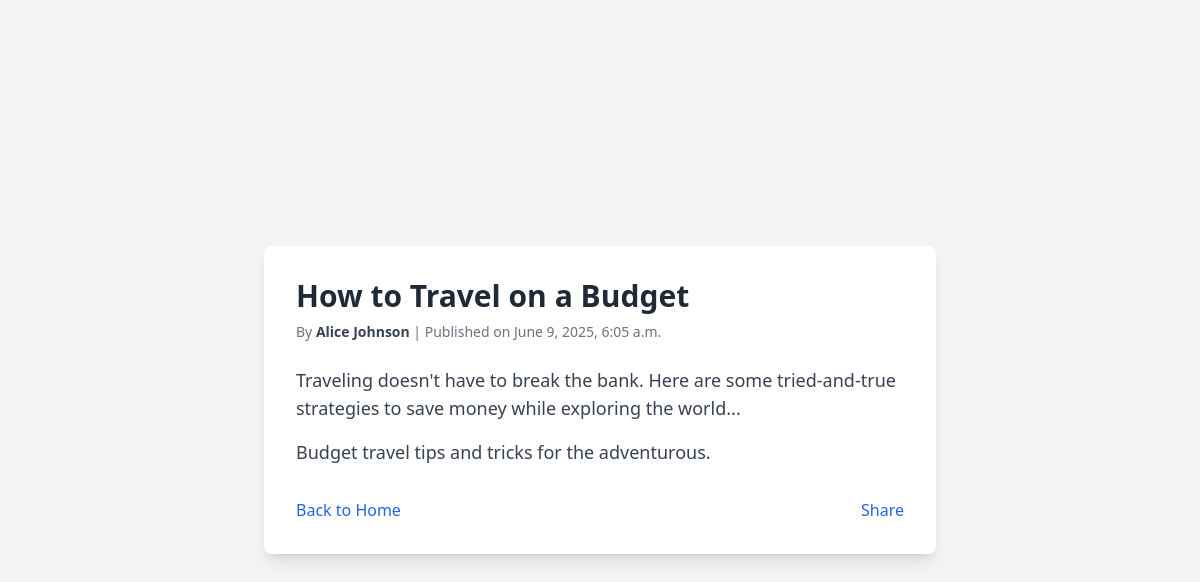
The app's page /blog/4/ with its own data.
### blog/models.py (models this page shows, shortened)
class Post(models.Model):
    title = models.CharField(max_length = 200)
    content = models.TextField()
    date = models.DateTimeField(auto_now_add=True)
    author = models.CharField(max_length=100)
    description = models.TextField()
    tags = models.CharField(max_length=200)
    isActive = models.BooleanField(default=True)
    image = models.OneToOneField(Image, on_delete=models.CASCADE, null=True, blank=True)
    Category = models.ForeignKey(Category, on_delete=models.CASCADE, null=True, blank=True)
    Viewers = models.ManyToManyField(Viewers, blank=True , null=True)

### blog/views.py (the view)
# urls.py: path("<int:pk>/",post_detail, name='post_detail'),
def post_detail(request, pk):
    post = Post.objects.get(pk=pk)
    return render(request, "post_detail.html",context={"post": post})

### blog/templates/post_detail.html (shortened to what this page needs)
<!DOCTYPE html>
<html lang="en">
<head>
    <script src="https://cdn.tailwindcss.com"></script>
</head>
<body class="bg-gray-100 min-h-screen flex items-center justify-center">
    <div class="bg-white shadow-lg rounded-lg p-8 max-w-2xl w-full">
        <div class="post-title text-3xl font-bold text-gray-800 mb-2">{{post.title}}</div>
        <div class="post-meta text-sm text-gray-500 mb-6">
            By <span class="font-semibold text-gray-700">{{post.author}}</span> | Published on {{post.date}}
        </div>
        <div class="post-content text-lg text-gray-700 space-y-4 mb-8">
            <p>
               {{post.content}}
            </p>
            <p>
                {{post.description}}
            </p>
        </div>
        <div class="post-actions mt-8 flex justify-between">
            <a href="{% url 'home' %}" class="text-blue-600 hover:underline">Back to Home</a>
            <a href="#" class="text-blue-600 hover:underline">Share</a>
    </div>
</body>
</html>

### records on screen
Post: title "How to Travel on a Budget", author "Alice Johnson", date "June 9, 2025, 6:05 a.m.", content "Traveling doesn't have to break the bank. Here are some tried-and-true strategies to save money while exploring the world...", description "Budget travel tips and tricks for the adventurous."
